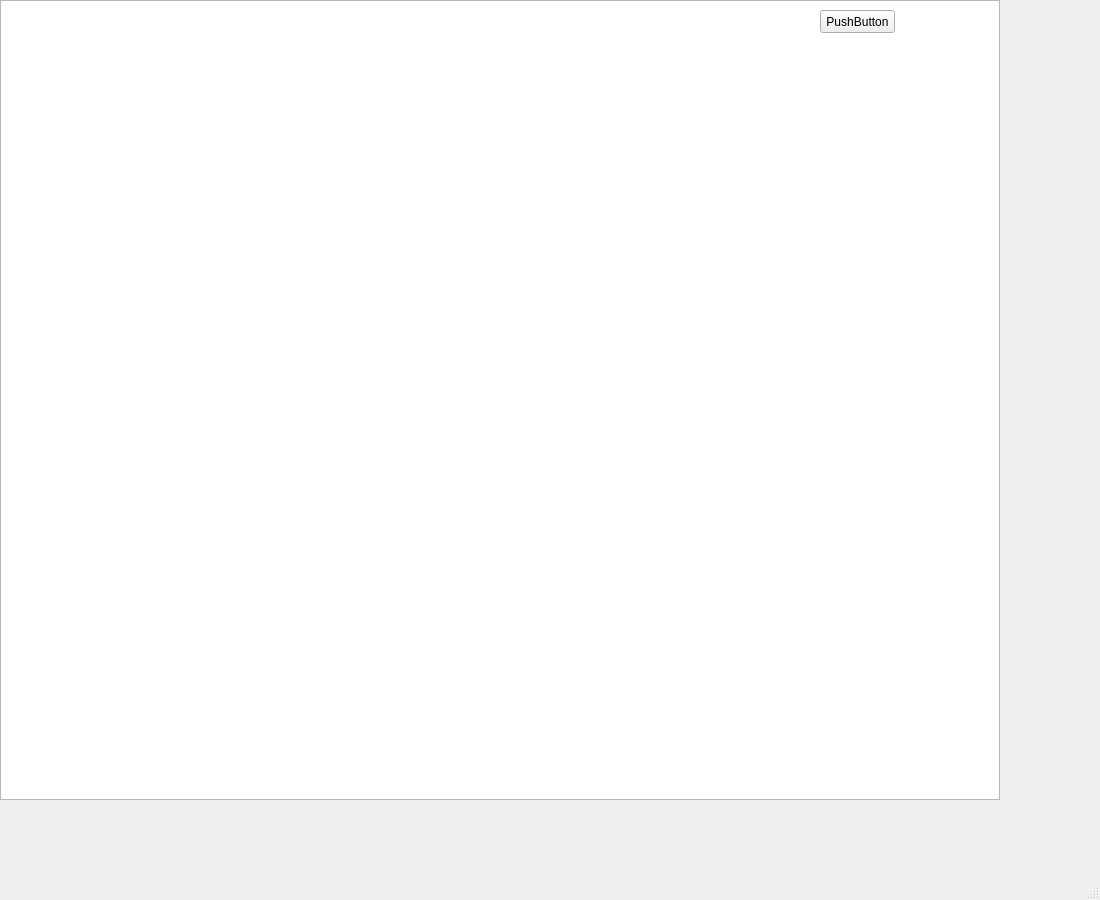
<?xml version="1.0" encoding="UTF-8"?>
<ui version="4.0">
 <class>MainWindow</class>
 <widget class="QMainWindow" name="MainWindow">
  <property name="geometry">
   <rect>
    <x>0</x>
    <y>0</y>
    <width>1100</width>
    <height>900</height>
   </rect>
  </property>
  <property name="windowTitle">
   <string>MainWindow</string>
  </property>
  <widget class="QWidget" name="centralwidget">
   <widget class="QGraphicsView" name="graphicsView">
    <property name="geometry">
     <rect>
      <x>0</x>
      <y>0</y>
      <width>1000</width>
      <height>800</height>
     </rect>
    </property>
   </widget>
   <widget class="QPushButton" name="pushButton">
    <property name="geometry">
     <rect>
      <x>820</x>
      <y>10</y>
      <width>75</width>
      <height>23</height>
     </rect>
    </property>
    <property name="text">
     <string>PushButton</string>
    </property>
   </widget>
  </widget>
  <widget class="QMenuBar" name="menubar">
   <property name="geometry">
    <rect>
     <x>0</x>
     <y>0</y>
     <width>1100</width>
     <height>21</height>
    </rect>
   </property>
  </widget>
  <widget class="QStatusBar" name="statusbar"/>
 </widget>
 <resources/>
 <connections/>
</ui>
